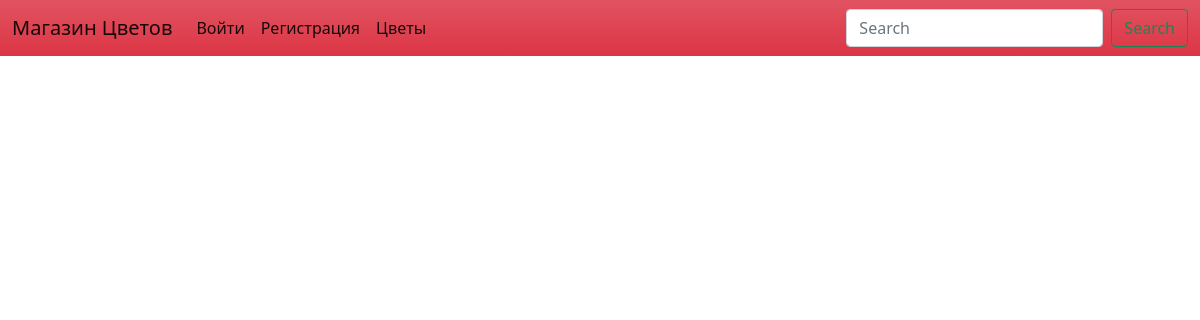
The page /flowers/ on the database as committed earlier.
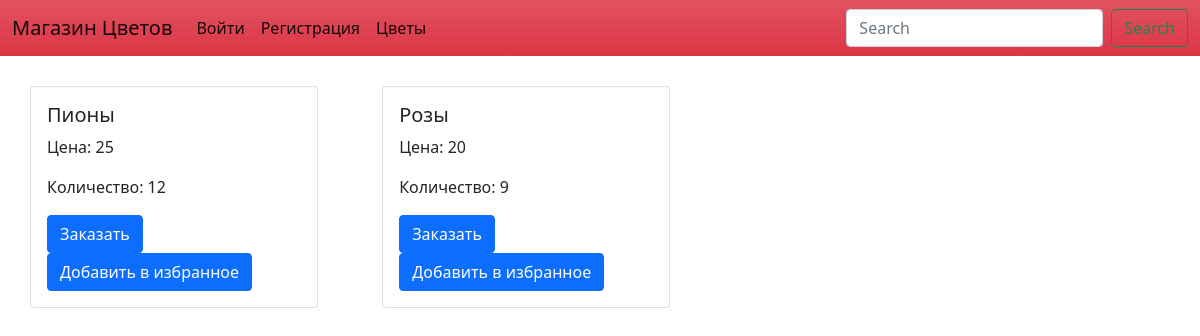
The same page on the database as committed later.
### store/models.py (models this page shows, shortened)
class Flower(models.Model):
    name = models.CharField(max_length=30, null=False, blank=False)
    price = models.IntegerField(null=False, blank=False)
    quantity = models.IntegerField(null=False, blank=False)
    def __str__(self):
        return self.name

### store/views.py (the view)
# urls.py: path('flowers/', views.FlowerList.as_view(), name="flowers"),
class FlowerList(ListView):
    model = Flower
    template_name = "flower_list.html"

### templates/flower_list.html (shortened to what this page needs)
{% extends 'base.html' %}
{% block content%}
    {% for object in object_list %}
    <div class="card" style="width: 18rem; margin: 30px; display:inline-block;">
        <div class="card-body">
          <h5 class="card-title">{{object}}</h5>
          <p class="card-text">Цена: {{object.price}}</p>
          <p class="card-text">Количество: {{object.quantity}}</p>
          {% if user.is_staff%}
          <a href="{% url 'update_flower' object.id %}" class="btn btn-success">Обновить</a>
          <a href="{% url 'delete_flower' object.id %}" class="btn btn-danger">Удалить</a>
          {% else %}
          <a href="{% url 'make_order' object.id %}" class="btn btn-primary">Заказать</a>
          <a href="{% url 'add_to_favorite' object.id %}" class="btn btn-primary">Добавить в избранное</a>
          {% endif%}
        </div>
      </div>
    {% endfor %}
    <br>
{%endblock%}

Rows that differ between the two databases and show on the page:
added Flower: name "Пионы", price "25", quantity "12"
added Flower: name "Розы", price "20", quantity "9"
